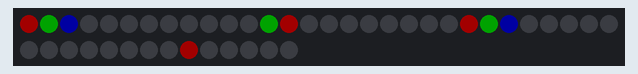
Bench run of a sketch on a simulated Arduino Uno, built with avr-gcc and run on an emulated ATmega328P. On the bench: 44 RGB LEDs in strip order, left to right, continuing on the next row. Dim RGB values are drawn brighter than linear.

Above: at 0.15 s.
At 1.29 s:
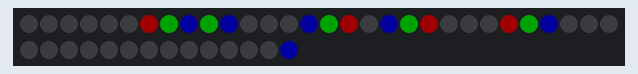
At 2.43 s:
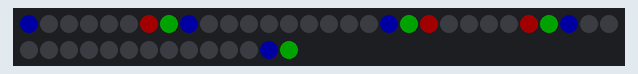
At 4.72 s:
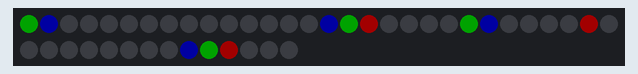
At 7.0 s:
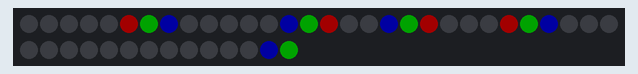
At 9.33 s:
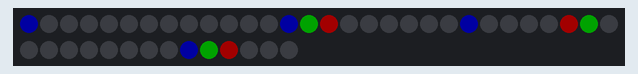

The sketch:

Some_of_Alan_s_Untested_Pretty_Sure_Code.ino
```cpp
#include <Adafruit_NeoPixel.h>
#define PIN 6
// Add an if i = 0 and this is not the first time, check k- the i reset value and go up
// Parameter 1 = number of pixels in strip
// Parameter 2 = pin number (most are valid)
// Parameter 3 = pixel type flags, add together as needed:
//   NEO_KHZ800  800 KHz bitstream (most NeoPixel products w/WS2812 LEDs)
//   NEO_KHZ400  400 KHz (classic 'v1' (not v2) FLORA pixels, WS2811 drivers)
//   NEO_GRB     Pixels are wired for GRB bitstream (most NeoPixel products)
//   NEO_RGB     Pixels are wired for RGB bitstream (v1 FLORA pixels, not v2)
Adafruit_NeoPixel pixels = Adafruit_NeoPixel(44, 3, NEO_GRB + NEO_KHZ800);  //44 Needs to be changed to 330 when running reg. code. Pin (3) matters too
void setup() {
  pixels.begin();
  pixels.show();
  pixels.setBrightness(50);
} //void setup()
int iStart = 0; //Only exists for testing
int length = 11; //Please only change these void loop variables and the delay, no other code
int rain_space = 9; //should always be less than length (otherwise this code is inefficient for the purpose)
int clm_num = 4;
int offst = 0;
int rand1 = 0;
int rand2 = 0;
int rand1prev = 0;
int rand2prev = 0;
void loop() {
  //If anyone cares about having a start up animation, ask me and I will add a boolean here
  int camera [10] = {11,11,11,11,11,11,11,11,11,11}; // each of these values is the y value of the edge divided to split into 45 parts, x values in (divided by 10)
  int random [10] = {0,3,4,2,0,5,2,5,1,3};
  int rand = 0;
  int offset [4] = {5,3,0,1};
  int botRed = 0; //71
  int botGreen = 0; //116
  int botBlue = 180; //255
  int midRed = 0; //51
  int midGreen = 180; //106
  int midBlue = 0; //72
  int topRed = 180; //71
  int topGreen = 0; //116
  int topBlue = 0; //156
  for(int i=iStart; i>-2; i++){
    //The next bit of code is fake to see if this works on circuits.io
    int serial [10] = {0,1,4,5};//for testing, needs to be deleted
    for (int l=0; l<clm_num; l++){
      camera [l] = length - serial [l];
    }
    //while (!Serial) {//Wait for connection
    //}
    //for (int l=0; l,clm_num; l++){
    //int inChar = length-Serial.read(l);
    //camera [l] = serial [l];
    //}
    int kStart = floor(i/rain_space); //I need this to find a value close to what k should be so the arduino does less work (I would like help)
    for (int j=0; j<clm_num; j++){
      offst = offset [(3*j)%4];
      for(int k=kStart; k>-2; k++){
        if (i == 89) {
          i=-2; //resets i
          k=-3;
        } else {
          if (k == -1) {
            k++;
          }
          if ((k>=0)&& (k <= floor(length/rain_space))) {
            rand = random [ ( ((j%10)+1) * ((k%10)+1)+((rand1prev%10)+1) * ((rand2prev%10)+1) + (j%10) + (k%10) )%10];
          }else{
            rand = random [ ( ((j%10)+1) * ((k%10)+1)+((rand1%10)+1) * ((rand2%10)+1) + (j%10) + (k%10) )%10];//a random value from 'random' array
          }
          int pixelPlace = i-(k*rain_space + rand) + length -offst;
          if (j%2 == 0) {
            if ((pixelPlace >= camera [j]) && (pixelPlace <= camera [j] + 2)) {//length is an arbitrary location where the rain stops. Cough Cough Hint Hint
              pixels.setPixelColor((j*length)+pixelPlace-3, pixels.Color(0,0,0));
              if (pixelPlace <= camera [j] +1) {
                pixels.setPixelColor((j*length)+pixelPlace-2, pixels.Color(topRed,topGreen,topBlue));
                if (pixelPlace <= camera [j]) {
                  pixels.setPixelColor((j*length)+pixelPlace-1, pixels.Color(midRed,midGreen,midBlue));
                }
              }
            } else if (pixelPlace >= 0 && pixelPlace<= camera [j]-1) {
              pixels.setPixelColor((j*length)+pixelPlace, pixels.Color(botRed,botGreen,botBlue));
              if ((pixelPlace) >= 1) {
                pixels.setPixelColor((j*length)+pixelPlace-1, pixels.Color(midRed,midGreen,midBlue));
                if (pixelPlace >= 2) {
                  pixels.setPixelColor((j*length)+pixelPlace-2, pixels.Color(topRed,topGreen,topBlue));
                  if (pixelPlace >= 3) {
                    pixels.setPixelColor((j*length)+pixelPlace-3, pixels.Color(0,0,0));
                  }
                }
              }
            } else if (pixelPlace < 0){
              k=-3;
            } else if ((pixelPlace >= camera [j])&&(pixelPlace<length)) {
              for(int l=camera [j]; l<length; l++){
                pixels.setPixelColor((j*length)+l, pixels.Color(0,0,0));
              }
            }
          }
          if (j%2 == 1) {//could be else, kept for readability
            if (pixelPlace >= camera [j] && pixelPlace <= camera [j] + 2) { //length is an arbitrary location where the rain stops. Cough Cough Hint Hint
              pixels.setPixelColor(((j+1)*length-1)- pixelPlace +3, pixels.Color(0,0,0));
              if (pixelPlace <= camera [j] +1) {
                pixels.setPixelColor(((j+1)*length-1)-pixelPlace+2, pixels.Color(topRed,topGreen,topBlue));
                if (pixelPlace <= camera [j]) {
                  pixels.setPixelColor(((j+1)*length-1)-pixelPlace+1, pixels.Color(midRed,midGreen,midBlue));
                }
              }
            } else if (pixelPlace >= 0 && pixelPlace <= camera [j]-1) {
              pixels.setPixelColor(((j+1)*length-1)- pixelPlace , pixels.Color(botRed,botGreen,botBlue));
              if (pixelPlace >= 1) {
                pixels.setPixelColor(((j+1)*length-1)- pixelPlace +1, pixels.Color(midRed,midGreen,midBlue));
                if (pixelPlace >= 2) {
                  pixels.setPixelColor(((j+1)*length-1)- pixelPlace +2, pixels.Color(topRed,topGreen,topBlue));
                  if (pixelPlace >= 3){
                    pixels.setPixelColor(((j+1)*length-1)- pixelPlace +3, pixels.Color(0,0,0));
                  }
                }
              }
            } else  if (pixelPlace < 0){
              k=-3;
            } else if ((pixelPlace >= camera [j])&&(pixelPlace<length)) {
              for(int l=camera [j]; l<length; l++){
                pixels.setPixelColor(((j+1)*length-1)+l, pixels.Color(0,0,0));
              }
            }
          }
        }
      }
    }
    delay(100); // Delay for a period of time (in milliseconds).
    pixels.show();
    iStart=-1; //Only for testing
    if (i==-3) {
      rand1prev = rand1;
      rand2prev = rand2;
      rand1++;
      if (rand1==10) {
        rand2++;
        rand1 = 0;
        if (rand2==10) {
          rand2=0;
        }
      }
    }
  } //for(int i=0; i<length; i++)
}//void loop()
```

Measured:
- by itself, everything shown: repeats every 9.4 s, in 90 steps
